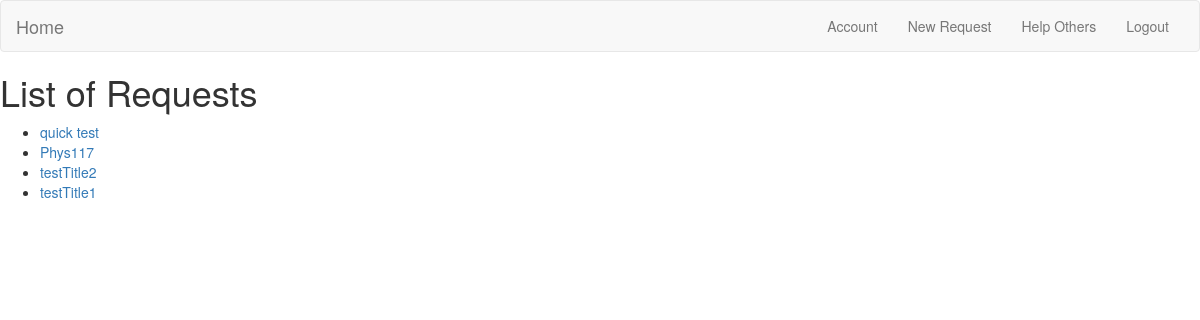
Page /request_list (signed in) on the earlier database version.
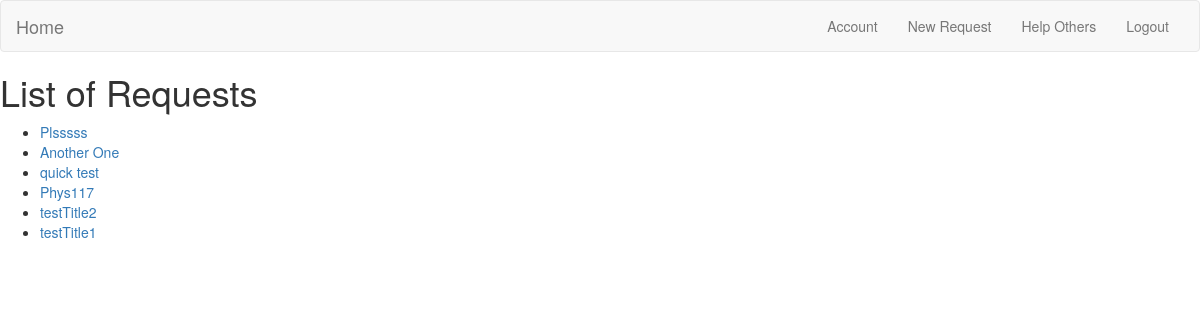
Same page on the later database version.
### app/models.py (models this page shows, shortened)
class Request(db.Model):
    id = db.Column(db.Integer, primary_key=True)
    uid = db.Column(db.Integer, db.ForeignKey('user.id'))
    expertise = db.Column(db.Integer, db.ForeignKey('expertise.id'), index=True)
    title = db.Column(db.String(64))
    description = db.Column(db.String(560))
    timestamp = db.Column(db.DateTime, index=True, default=datetime.utcnow)
    is_active = db.Column(db.Boolean)

### app/routes.py (the view)
@app.route('/request_list')
@login_required
def request_list():
    requests = current_user.expert_requests().all()
    return render_template('requests.html', requests=requests)

### app/models.py (called while the page is built)
@login.user_loader
def load_user(id):
    return User.query.get(int(id))

    def expert_requests(self):
        return Request.query.join(
            uTe, (uTe.c.expertise_id == Request.expertise)).join(
            User, (User.id == uTe.c.user_id)).filter(uTe.c.user_id == self.id).order_by(Request.timestamp.desc())

### app/templates/requests.html
{% extends "base.html" %}
{% block content %}
<h1>List of Requests</h1>
    <ul>
    {% for request in requests %}
        {% if request.is_active %}
        <li><a href="{{ url_for('indiv_request', id=request.id) }}">{{ request.title }}</a></li>
        {% endif %}
    {% endfor %}
    </ul>
{% endblock %}

Differences in the rows shown:
added Request: title "Plsssss"
added Request: title "Another One"
